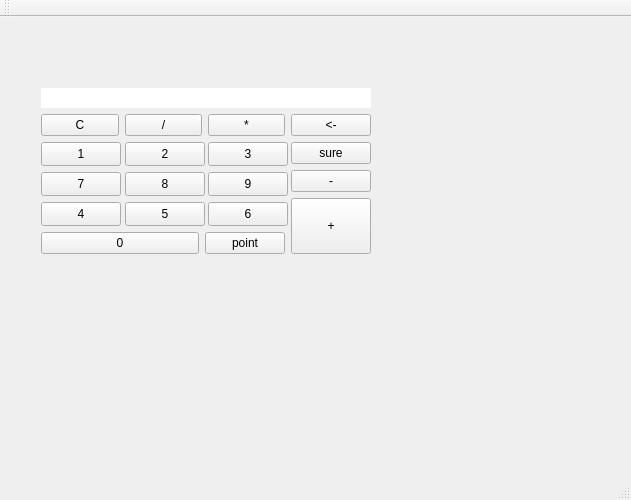
<?xml version="1.0" encoding="UTF-8"?>
<ui version="4.0">
 <class>MainWindow</class>
 <widget class="QMainWindow" name="MainWindow">
  <property name="enabled">
   <bool>true</bool>
  </property>
  <property name="geometry">
   <rect>
    <x>0</x>
    <y>0</y>
    <width>631</width>
    <height>500</height>
   </rect>
  </property>
  <property name="windowTitle">
   <string>MainWindow</string>
  </property>
  <widget class="QWidget" name="centralWidget">
   <widget class="QWidget" name="">
    <property name="geometry">
     <rect>
      <x>30</x>
      <y>60</y>
      <width>352</width>
      <height>188</height>
     </rect>
    </property>
    <layout class="QVBoxLayout" name="verticalLayout_5">
     <item>
      <widget class="QLineEdit" name="lineEdit">
       <property name="inputMask">
        <string notr="true"/>
       </property>
       <property name="text">
        <string/>
       </property>
       <property name="frame">
        <bool>false</bool>
       </property>
       <property name="echoMode">
        <enum>QLineEdit::Normal</enum>
       </property>
       <property name="alignment">
        <set>Qt::AlignRight|Qt::AlignTrailing|Qt::AlignVCenter</set>
       </property>
      </widget>
     </item>
     <item>
      <layout class="QHBoxLayout" name="horizontalLayout_6">
       <item>
        <layout class="QVBoxLayout" name="verticalLayout_4">
         <item>
          <layout class="QHBoxLayout" name="horizontalLayout_5">
           <item>
            <widget class="QPushButton" name="pushBtn_clear">
             <property name="text">
              <string>C</string>
             </property>
            </widget>
           </item>
           <item>
            <widget class="QPushButton" name="pushBtn_Div">
             <property name="text">
              <string>/</string>
             </property>
            </widget>
           </item>
           <item>
            <widget class="QPushButton" name="pushBtn_Mul">
             <property name="text">
              <string>*</string>
             </property>
            </widget>
           </item>
          </layout>
         </item>
         <item>
          <layout class="QVBoxLayout" name="verticalLayout_3">
           <item>
            <layout class="QVBoxLayout" name="verticalLayout">
             <item>
              <layout class="QHBoxLayout" name="horizontalLayout_2">
               <item>
                <widget class="QPushButton" name="pushBtn1">
                 <property name="enabled">
                  <bool>true</bool>
                 </property>
                 <property name="sizePolicy">
                  <sizepolicy hsizetype="Fixed" vsizetype="MinimumExpanding">
                   <horstretch>60</horstretch>
                   <verstretch>60</verstretch>
                  </sizepolicy>
                 </property>
                 <property name="minimumSize">
                  <size>
                   <width>80</width>
                   <height>23</height>
                  </size>
                 </property>
                 <property name="text">
                  <string>1</string>
                 </property>
                 <property name="iconSize">
                  <size>
                   <width>60</width>
                   <height>60</height>
                  </size>
                 </property>
                 <property name="shortcut">
                  <string notr="true"/>
                 </property>
                </widget>
               </item>
               <item>
                <widget class="QPushButton" name="pushBtn2">
                 <property name="enabled">
                  <bool>true</bool>
                 </property>
                 <property name="sizePolicy">
                  <sizepolicy hsizetype="Fixed" vsizetype="MinimumExpanding">
                   <horstretch>60</horstretch>
                   <verstretch>60</verstretch>
                  </sizepolicy>
                 </property>
                 <property name="minimumSize">
                  <size>
                   <width>80</width>
                   <height>23</height>
                  </size>
                 </property>
                 <property name="text">
                  <string>2</string>
                 </property>
                 <property name="iconSize">
                  <size>
                   <width>60</width>
                   <height>60</height>
                  </size>
                 </property>
                 <property name="shortcut">
                  <string notr="true"/>
                 </property>
                </widget>
               </item>
               <item>
                <widget class="QPushButton" name="pushBtn3">
                 <property name="enabled">
                  <bool>true</bool>
                 </property>
                 <property name="sizePolicy">
                  <sizepolicy hsizetype="Fixed" vsizetype="MinimumExpanding">
                   <horstretch>60</horstretch>
                   <verstretch>60</verstretch>
                  </sizepolicy>
                 </property>
                 <property name="minimumSize">
                  <size>
                   <width>80</width>
                   <height>23</height>
                  </size>
                 </property>
                 <property name="text">
                  <string>3</string>
                 </property>
                 <property name="iconSize">
                  <size>
                   <width>60</width>
                   <height>60</height>
                  </size>
                 </property>
                 <property name="shortcut">
                  <string notr="true"/>
                 </property>
                </widget>
               </item>
              </layout>
             </item>
             <item>
              <layout class="QHBoxLayout" name="horizontalLayout_3">
               <item>
                <widget class="QPushButton" name="pushBtn7">
                 <property name="enabled">
                  <bool>true</bool>
                 </property>
                 <property name="sizePolicy">
                  <sizepolicy hsizetype="Fixed" vsizetype="MinimumExpanding">
                   <horstretch>60</horstretch>
                   <verstretch>60</verstretch>
                  </sizepolicy>
                 </property>
                 <property name="minimumSize">
                  <size>
                   <width>80</width>
                   <height>23</height>
                  </size>
                 </property>
                 <property name="text">
                  <string>7</string>
                 </property>
                 <property name="iconSize">
                  <size>
                   <width>60</width>
                   <height>60</height>
                  </size>
                 </property>
                 <property name="shortcut">
                  <string notr="true"/>
                 </property>
                </widget>
               </item>
               <item>
                <widget class="QPushButton" name="pushBtn8">
                 <property name="enabled">
                  <bool>true</bool>
                 </property>
                 <property name="sizePolicy">
                  <sizepolicy hsizetype="Fixed" vsizetype="MinimumExpanding">
                   <horstretch>60</horstretch>
                   <verstretch>60</verstretch>
                  </sizepolicy>
                 </property>
                 <property name="minimumSize">
                  <size>
                   <width>80</width>
                   <height>23</height>
                  </size>
                 </property>
                 <property name="text">
                  <string>8</string>
                 </property>
                 <property name="iconSize">
                  <size>
                   <width>60</width>
                   <height>60</height>
                  </size>
                 </property>
                 <property name="shortcut">
                  <string notr="true"/>
                 </property>
                </widget>
               </item>
               <item>
                <widget class="QPushButton" name="pushBtn9">
                 <property name="enabled">
                  <bool>true</bool>
                 </property>
                 <property name="sizePolicy">
                  <sizepolicy hsizetype="Fixed" vsizetype="MinimumExpanding">
                   <horstretch>60</horstretch>
                   <verstretch>60</verstretch>
                  </sizepolicy>
                 </property>
                 <property name="minimumSize">
                  <size>
                   <width>80</width>
                   <height>23</height>
                  </size>
                 </property>
                 <property name="text">
                  <string>9</string>
                 </property>
                 <property name="iconSize">
                  <size>
                   <width>60</width>
                   <height>60</height>
                  </size>
                 </property>
                 <property name="shortcut">
                  <string notr="true"/>
                 </property>
                </widget>
               </item>
              </layout>
             </item>
             <item>
              <layout class="QHBoxLayout" name="horizontalLayout">
               <item>
                <widget class="QPushButton" name="pushBtn4">
                 <property name="enabled">
                  <bool>true</bool>
                 </property>
                 <property name="sizePolicy">
                  <sizepolicy hsizetype="Fixed" vsizetype="MinimumExpanding">
                   <horstretch>60</horstretch>
                   <verstretch>60</verstretch>
                  </sizepolicy>
                 </property>
                 <property name="minimumSize">
                  <size>
                   <width>80</width>
                   <height>23</height>
                  </size>
                 </property>
                 <property name="text">
                  <string>4</string>
                 </property>
                 <property name="iconSize">
                  <size>
                   <width>60</width>
                   <height>60</height>
                  </size>
                 </property>
                 <property name="shortcut">
                  <string notr="true"/>
                 </property>
                </widget>
               </item>
               <item>
                <widget class="QPushButton" name="pushBtn5">
                 <property name="enabled">
                  <bool>true</bool>
                 </property>
                 <property name="sizePolicy">
                  <sizepolicy hsizetype="Fixed" vsizetype="MinimumExpanding">
                   <horstretch>60</horstretch>
                   <verstretch>60</verstretch>
                  </sizepolicy>
                 </property>
                 <property name="minimumSize">
                  <size>
                   <width>80</width>
                   <height>23</height>
                  </size>
                 </property>
                 <property name="text">
                  <string>5</string>
                 </property>
                 <property name="iconSize">
                  <size>
                   <width>60</width>
                   <height>60</height>
                  </size>
                 </property>
                 <property name="shortcut">
                  <string notr="true"/>
                 </property>
                </widget>
               </item>
               <item>
                <widget class="QPushButton" name="pushBtn6">
                 <property name="enabled">
                  <bool>true</bool>
                 </property>
                 <property name="sizePolicy">
                  <sizepolicy hsizetype="Fixed" vsizetype="MinimumExpanding">
                   <horstretch>60</horstretch>
                   <verstretch>60</verstretch>
                  </sizepolicy>
                 </property>
                 <property name="minimumSize">
                  <size>
                   <width>80</width>
                   <height>23</height>
                  </size>
                 </property>
                 <property name="text">
                  <string>6</string>
                 </property>
                 <property name="iconSize">
                  <size>
                   <width>60</width>
                   <height>60</height>
                  </size>
                 </property>
                 <property name="shortcut">
                  <string notr="true"/>
                 </property>
                </widget>
               </item>
              </layout>
             </item>
            </layout>
           </item>
           <item>
            <layout class="QHBoxLayout" name="horizontalLayout_4">
             <item>
              <widget class="QPushButton" name="pushBtn0">
               <property name="enabled">
                <bool>true</bool>
               </property>
               <property name="sizePolicy">
                <sizepolicy hsizetype="Minimum" vsizetype="Maximum">
                 <horstretch>62</horstretch>
                 <verstretch>60</verstretch>
                </sizepolicy>
               </property>
               <property name="text">
                <string>0</string>
               </property>
              </widget>
             </item>
             <item>
              <widget class="QPushButton" name="pushBtn_point">
               <property name="text">
                <string>point</string>
               </property>
              </widget>
             </item>
            </layout>
           </item>
          </layout>
         </item>
        </layout>
       </item>
       <item>
        <layout class="QVBoxLayout" name="verticalLayout_2">
         <item>
          <widget class="QPushButton" name="pushBtn_delect">
           <property name="text">
            <string>&lt;-</string>
           </property>
          </widget>
         </item>
         <item>
          <widget class="QPushButton" name="pushBtn_sure">
           <property name="text">
            <string>sure</string>
           </property>
          </widget>
         </item>
         <item>
          <widget class="QPushButton" name="pushBtn_sub">
           <property name="text">
            <string>-</string>
           </property>
          </widget>
         </item>
         <item>
          <widget class="QPushButton" name="pushBtn_add">
           <property name="sizePolicy">
            <sizepolicy hsizetype="Minimum" vsizetype="Minimum">
             <horstretch>0</horstretch>
             <verstretch>0</verstretch>
            </sizepolicy>
           </property>
           <property name="text">
            <string>+</string>
           </property>
          </widget>
         </item>
        </layout>
       </item>
      </layout>
     </item>
    </layout>
   </widget>
  </widget>
  <widget class="QMenuBar" name="menuBar">
   <property name="geometry">
    <rect>
     <x>0</x>
     <y>0</y>
     <width>631</width>
     <height>20</height>
    </rect>
   </property>
  </widget>
  <widget class="QToolBar" name="mainToolBar">
   <attribute name="toolBarArea">
    <enum>TopToolBarArea</enum>
   </attribute>
   <attribute name="toolBarBreak">
    <bool>false</bool>
   </attribute>
  </widget>
  <widget class="QStatusBar" name="statusBar"/>
 </widget>
 <layoutdefault spacing="6" margin="11"/>
 <resources/>
 <connections/>
</ui>
